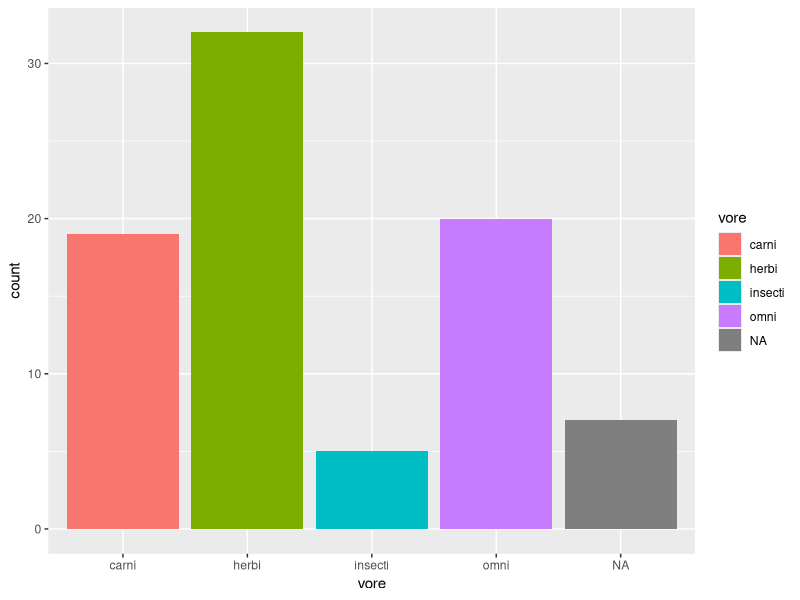
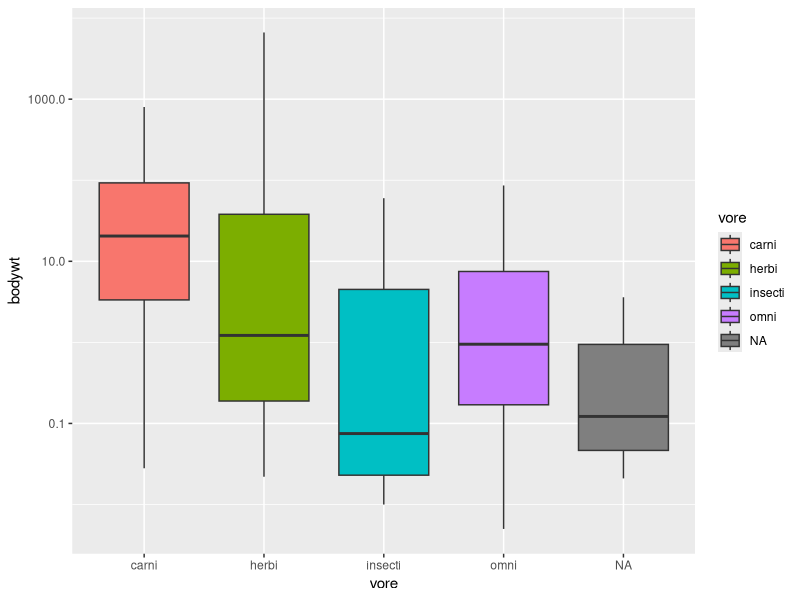
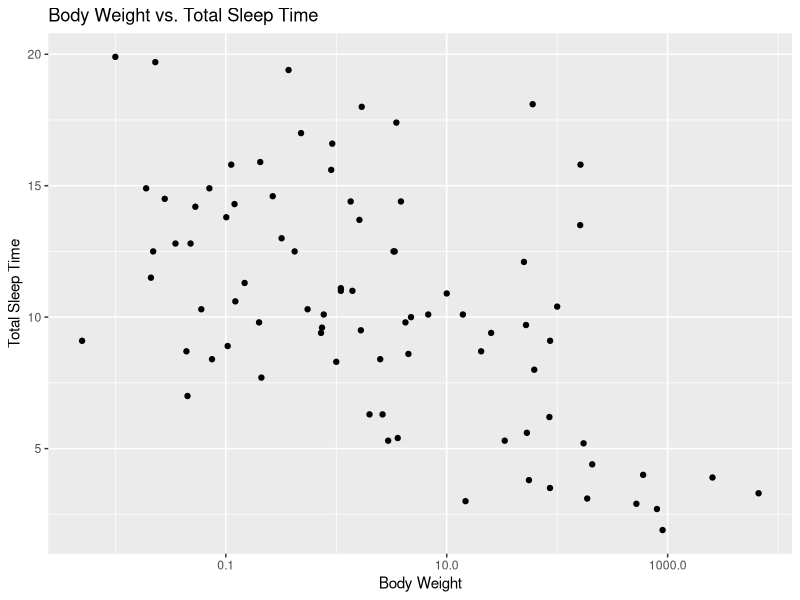
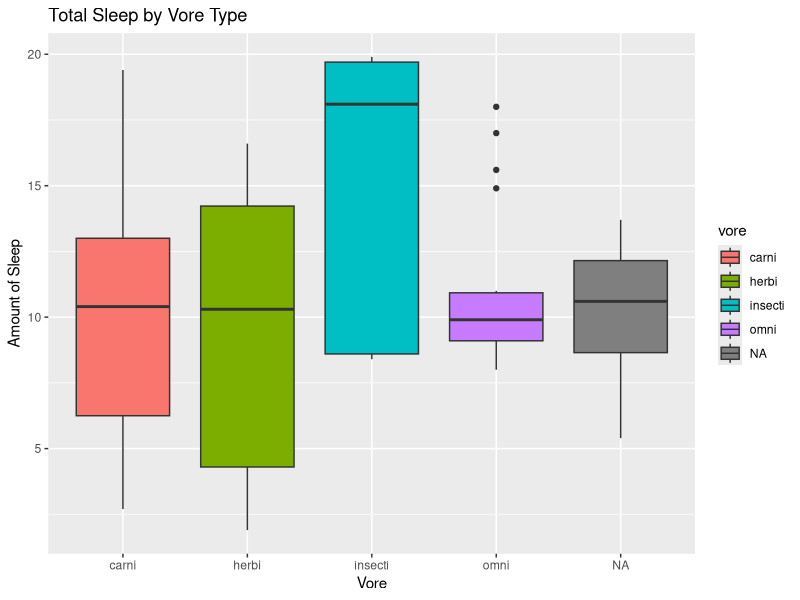
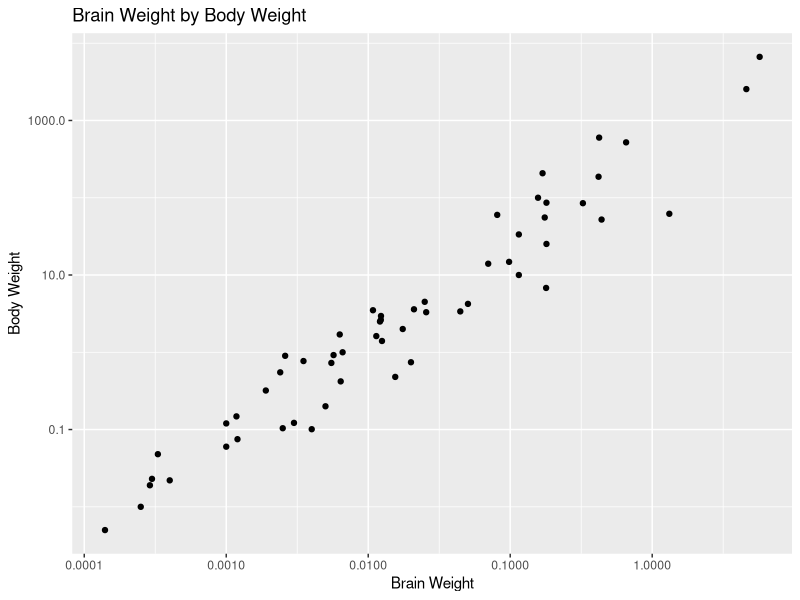
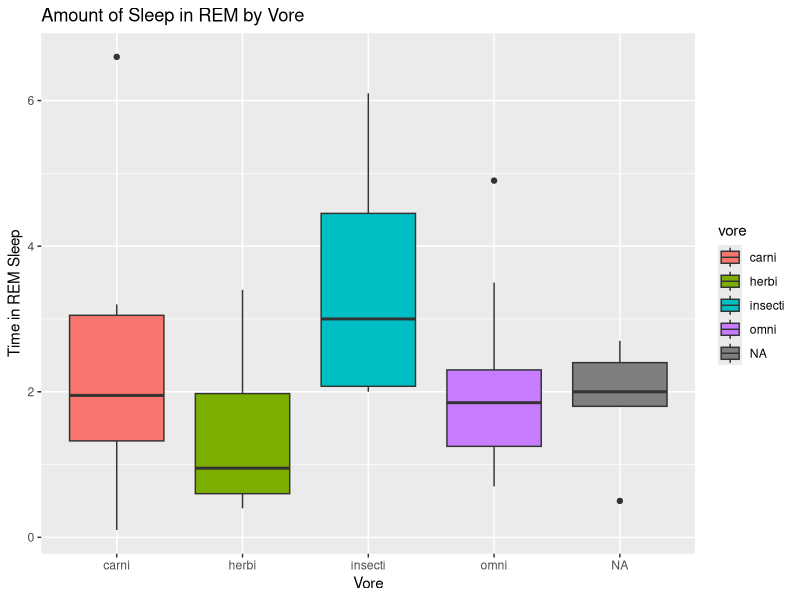

Source code (R) for these figures, in order:
## ---- chunk 1
library("tidyverse")
options(scipen = 999) #disable scientific notation
## ---- chunk 2
summary(msleep)
## ---- chunk 3
names(msleep)
## ---- chunk 4
ggplot(data = msleep, mapping = aes(x = vore)) + geom_bar(mapping = aes(fill = vore))
## ---- chunk 5
avg <- mean(msleep$sleep_total)
avg
## ---- chunk 6
summary(msleep)
## ---- chunk 7
ggplot(data = msleep, mapping = aes(x = vore, y = bodywt)) + geom_boxplot(mapping = aes(fill = vore)) + scale_y_log10()
## ---- chunk 8
ggplot(data = msleep, mapping = aes(x = bodywt, y = sleep_total)) + geom_point() + scale_x_log10() + labs(title = "Body Weight vs. Total Sleep Time", x = "Body Weight", y = "Total Sleep Time")
## ---- chunk 9
ggplot(data = msleep, mapping = aes(x = vore, y=sleep_total)) + geom_boxplot(mapping = aes(fill = vore)) + labs(title = "Total Sleep by Vore Type", x = "Vore", y = "Amount of Sleep")
## ---- chunk 10
ggplot(data = msleep, mapping = aes(x = brainwt, y=bodywt)) + geom_point() + labs(title = "Brain Weight by Body Weight", x = "Brain Weight", y = "Body Weight") +scale_y_log10() + scale_x_log10()
## ---- chunk 11
ggplot(data = msleep, mapping = aes(x = vore, y=sleep_rem)) + geom_boxplot(mapping = aes(fill = vore)) + labs(title = "Amount of Sleep in REM by Vore", x = "Vore", y = "Time in REM Sleep")
